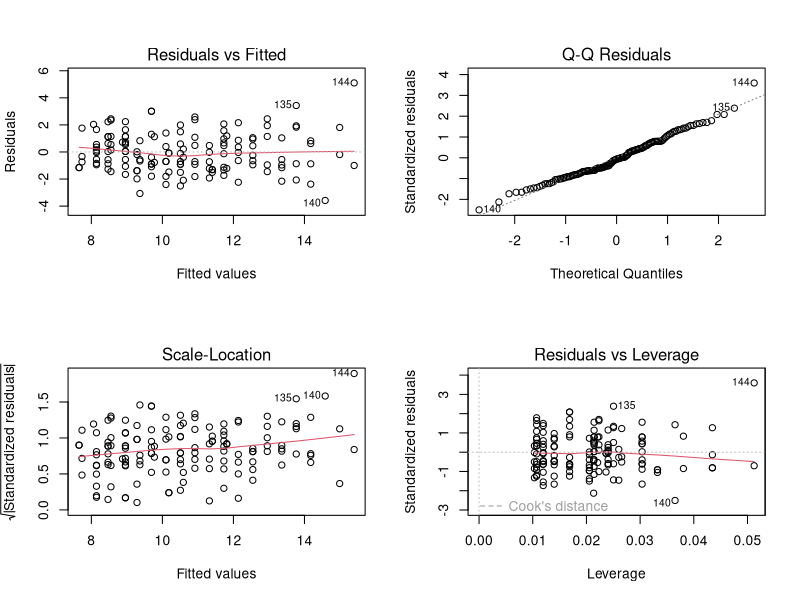
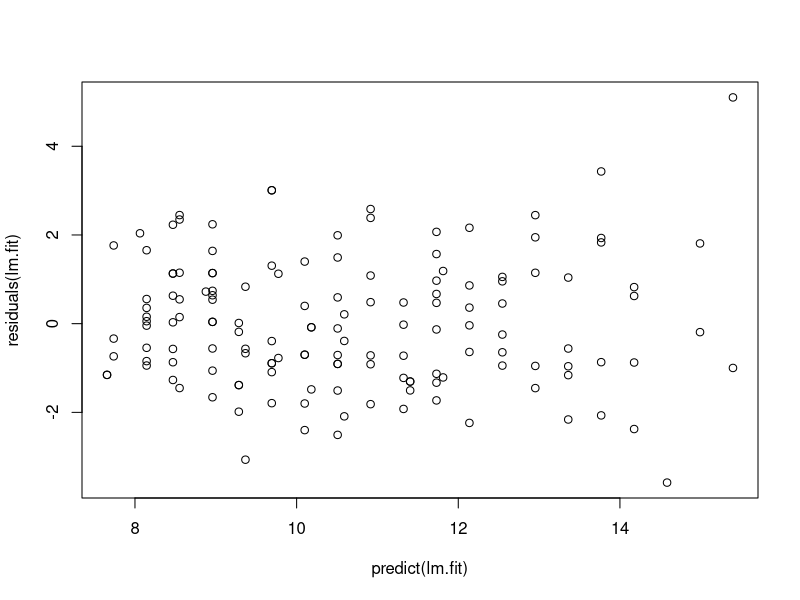
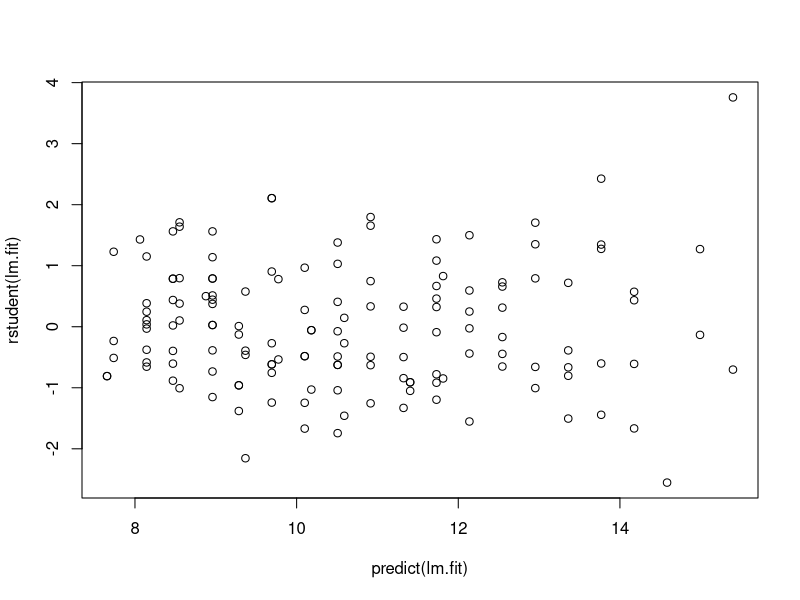
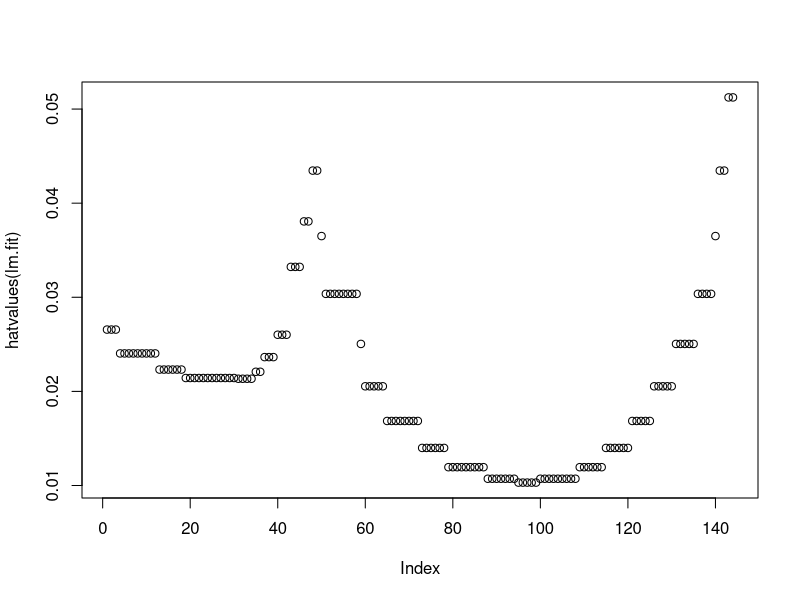
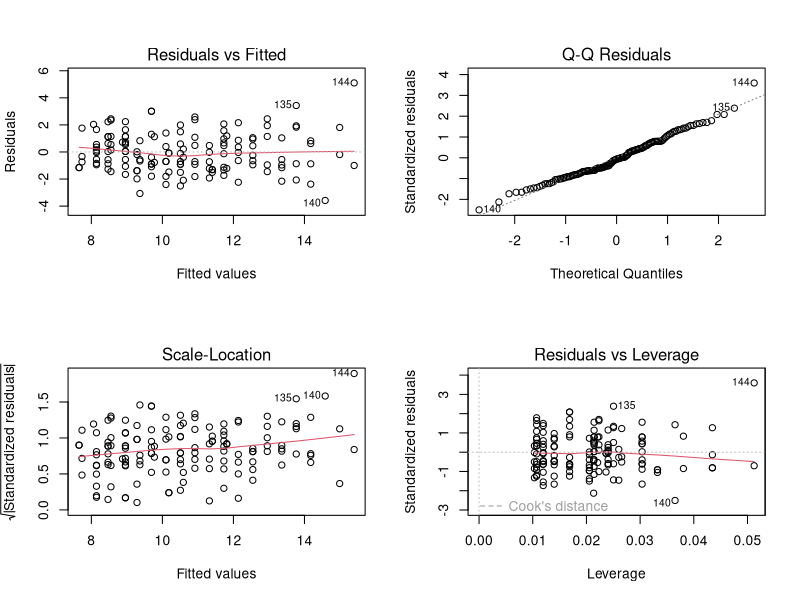
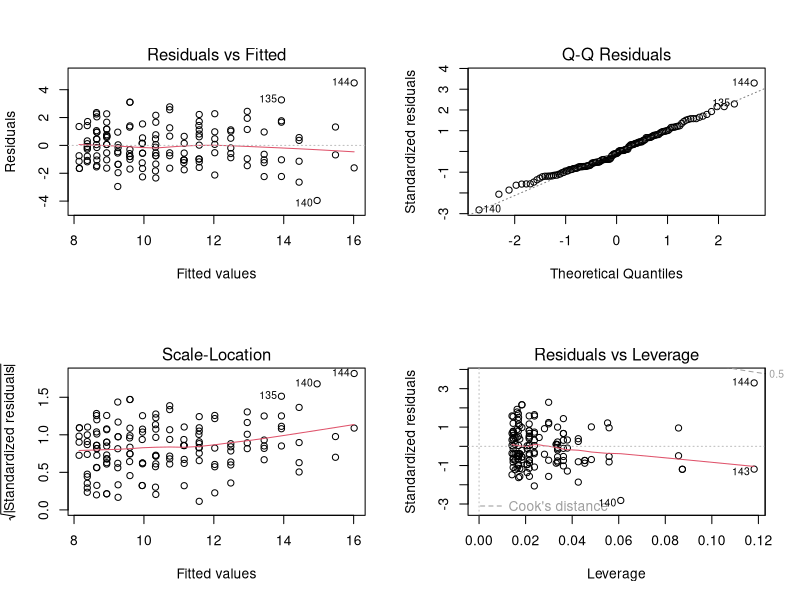
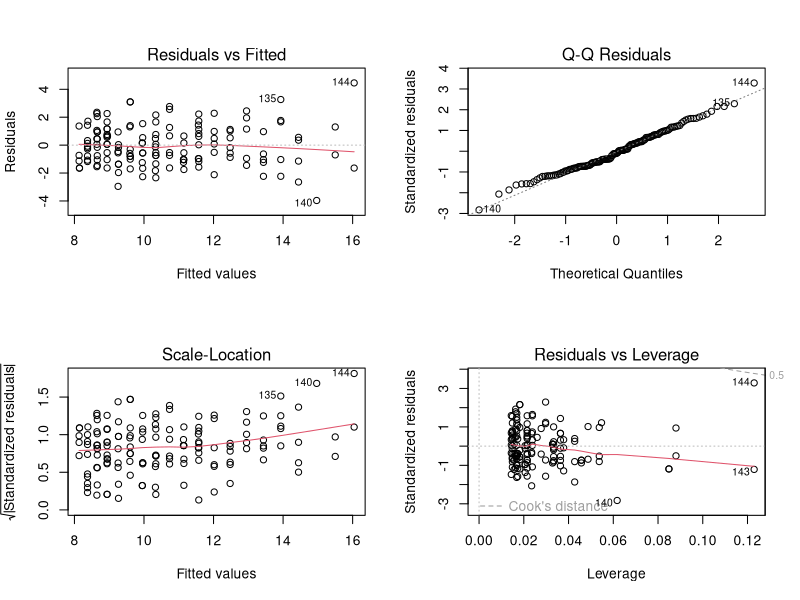
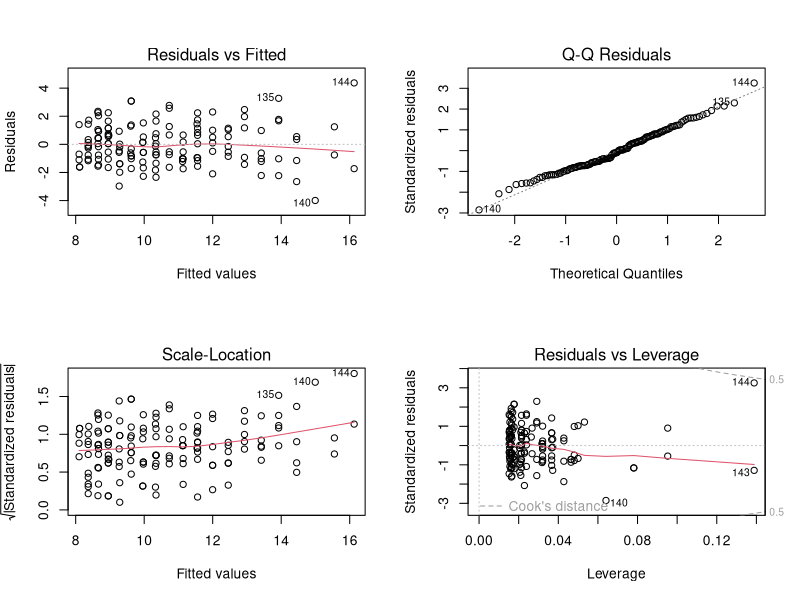

The R script that drew these images, in order:
## ---- chunk 1
knitr::opts_chunk$set(echo = TRUE)
## ---- chunk 2
library(car)   # Variance inflation factor.
library(MASS)  # Cats dataset.
## ---- chunk 3
data(cats)
# Use a generic name to support code reuse.
dataset <- cats
rm(cats)
gc()
## ---- chunk 4
set.seed(42)
lm.fit <- lm(Hwt ~ Bwt + Sex, data = dataset)
lm.summary <- summary(lm.fit)
lm.summary
## ---- chunk 5
# RSE
# lm.summary$sigma

# Mean response
response_mean <- mean(cats$Hwt)

# Percentage error
error_percent <- (lm.summary$sigma / response_mean) * 100

# R squared
# lm.summary$r.squared
## ---- chunk 6
confint(lm.fit)
vif(lm.fit)

summary(lm(Hwt ~ Bwt, data = dataset))
summary(lm(Hwt ~ Sex, data = dataset))
## ---- chunk 7
# Produce confidence intervals and prediction intervals for the prediction of medv for a given value of lstat.
input.predict <- data.frame(Bwt = c(3, 3, 5, 5, 10, 10),
                            Sex = c("M", "F", "M", "F", "M", "F"))

# Test data.
input.predict

# Confidence intervals.
predict(lm.fit, input.predict, interval = "confidence")

# Prediction intervals.
predict(lm.fit, input.predict, interval = "prediction")
## ---- chunk 8
par.old <- par(no.readonly = TRUE)
par(mfrow = c(2,2))
plot(lm.fit)
par(par.old)

plot(predict(lm.fit), residuals(lm.fit))
plot(predict(lm.fit), rstudent(lm.fit))

# Compute leverage statistics.
plot(hatvalues (lm.fit))
which.max(hatvalues (lm.fit))
## ---- chunk 9
# Fits for: log, square root, square, and polynomials.
lm.log.fit <- lm(Hwt ~ . + log(Bwt), data = dataset)
lm.sqrt.fit <- lm(Hwt ~ . + sqrt(Bwt), data = dataset)
lm.sq.fit <- lm(Hwt ~ . + I(Bwt^2), data = dataset)
lm.poly.fit <- lm(Hwt ~ . + poly(Bwt, 5), data = dataset)

# Analysis of variance
anova(lm.fit, lm.log.fit, lm.sqrt.fit, lm.sq.fit, lm.poly.fit)

# Review summaries and diagnostic plots
par.old <- par(no.readonly = TRUE)
par(mfrow = c(2,2))

summary(lm.fit)
plot(lm.fit)

summary(lm.log.fit)
plot(lm.log.fit)

summary(lm.sqrt.fit)
plot(lm.sqrt.fit)

summary(lm.sq.fit)
plot(lm.sq.fit)

summary(lm.poly.fit)
plot(lm.poly.fit)

par(par.old)
## ---- chunk 10
# lm.inter.fit <- lm(Hwt ~ Sex + Bwt + Sex:Bwt, data = dataset)
lm.inter.fit <- lm(Hwt ~ Sex * Bwt, data = dataset)
